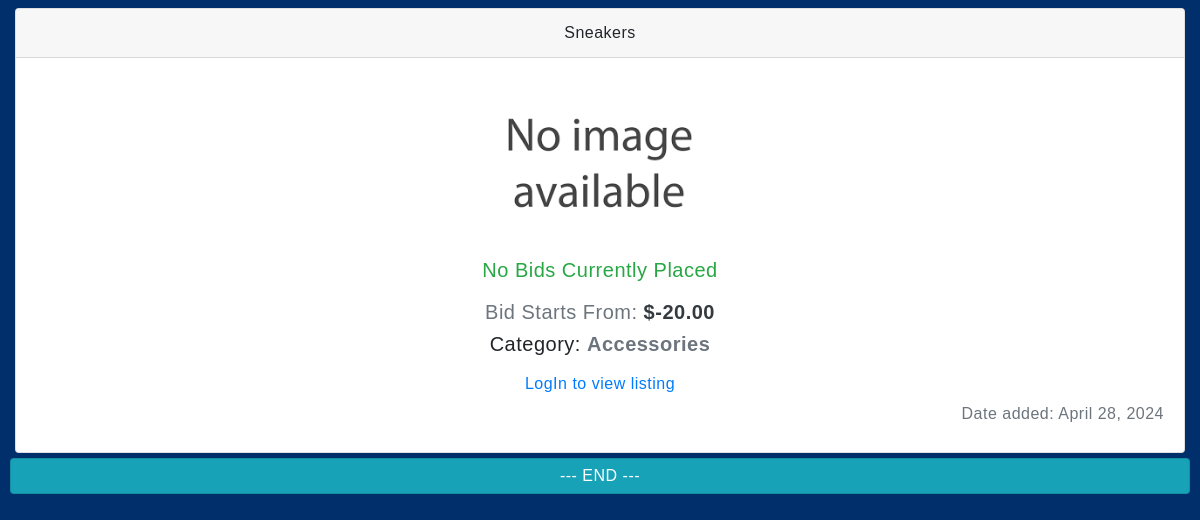
The app's page / (lower part), older data.
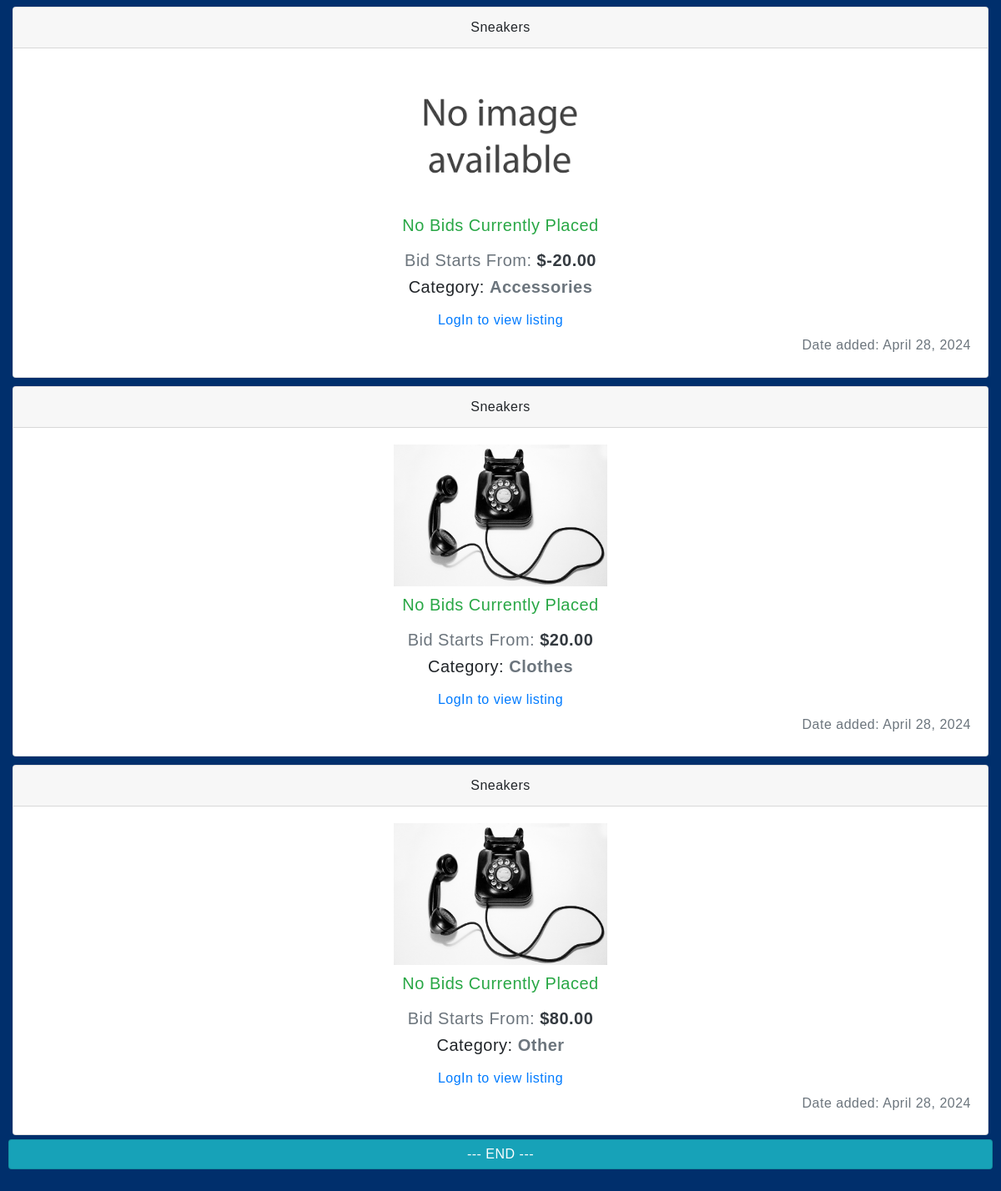
The same page, newer data.
### auctions/models.py (models this page shows, shortened)
class Listing(models.Model):
    CATEGORIES = [
        ('Accessories', 'Accessories'),
        ('Antiques', 'Antiques'),
        ('Clothes', 'Clothes'),
        ('Decoration', 'Decoration'),
        ('Electronics', 'Electronics'),
        ('Valuables', 'Valueables'),
        ('Other', 'Other'),
    ]
    STATUS = [
        ('Pending', 'Pending'),
        ('Closed', 'Closed'),
    ]
    DEFAULT_USER = 1
    name = models.CharField(max_length = 100, blank = False)
    initial = models.DecimalField(max_digits = 10, decimal_places = 2)
    user = models.ForeignKey(User, blank = False, on_delete = models.CASCADE, default = DEFAULT_USER)
    image = models.ImageField(default = 'None/NIA.png')
    category = models.CharField(max_length = 11, choices = CATEGORIES, default = 'Other')
    status = models.CharField(max_length = 7, choices = STATUS, default = 'Pending')
    created = models.DateField(auto_now_add = True)

### auctions/views.py (the view)
# urls.py: path("", views.index, name="index"),
def index(request):
    listings = []
    items = Listing.objects.filter(status="Pending")
    for item in items:
        try:
            bid = Bid.objects.get(listing=item)
        except:
            bid = None
        listings.append({
            'listing': item,
            'bid': bid,
        })
    context = {
        'listings': listings,
    }
    return render(request, "auctions/index.html", context)

### auctions/templates/auctions/index.html (shortened to what this page needs)
{% extends "auctions/layout.html" %}
{% block body %}
  {% if listings %}
  <ul class="listings">
    {% for list in listings %}
    <li>
      <div class="card">
        <div class="card-header">
          {{ list.listing.name }}
        </div>
        <div class="card-body">
          <img alt="{{ list.listing.name }} - img" src="{{ list.listing.image.url }}" height="170" />
          {% if list.bid != None %}
          <h5 class="list-cost" style="color: var(--danger)">Bidding has started on this item</h5>
          <h5 class="list-cost">Current Highest Bid: <strong style="color: var(--warning)">${{ list.bid.highest_bid }}</strong></h5>
          {% else %}
          <h5 class="list-cost" style="color: var(--success)">No Bids Currently Placed</h5>
          <h5 class="list-cost">Bid Starts From: <strong>${{ list.listing.initial }}</strong> </h5>
          {% endif %}
          <h5> Category: <strong style="color: var(--gray)">{{ list.listing.category }}</strong> </h5>
          {% if user.is_authenticated %}
          <div class="links-box">
            <a class="btn btn-outline-primary" href="{% url 'auctions:listing' list.listing.id %}">View Listing</a>
            <a class="btn btn-outline-success" href="{% url 'auctions:add_to' list.listing.id %}">Add to WatchList</a>
            {% if listing.user == user %}
            <a class="btn btn-outline-danger" href="{% url 'auctions:close_listing' list.listing.id %}">Close Listing</a>
            {% endif %}
          </div>
          {% else %}
          <a class="nav-link" href="{% url 'auctions:login' %}">LogIn to view listing</a>
          {% endif %}
          <h6 class="text-muted right-align">Date added: {{ list.listing.created }}</h6>
        </div>
      </div>
    </li>
    {% endfor %}
    <li class="card card-header bg-info">
      <div style="text-align: center; color: white;"> --- END --- </div>
    </li>
  </ul>
  {% endif %}
{% endblock %}

Row changes from the older to the newer data that the page shows:
added Listing: listing.name "Sneakers", listing.image (picture), listing.initial "20.00", listing.category "Clothes", listing.created "April 28, 2024"
added Listing: listing.name "Sneakers", listing.image (picture), listing.initial "80.00", listing.category "Other", listing.created "April 28, 2024"
